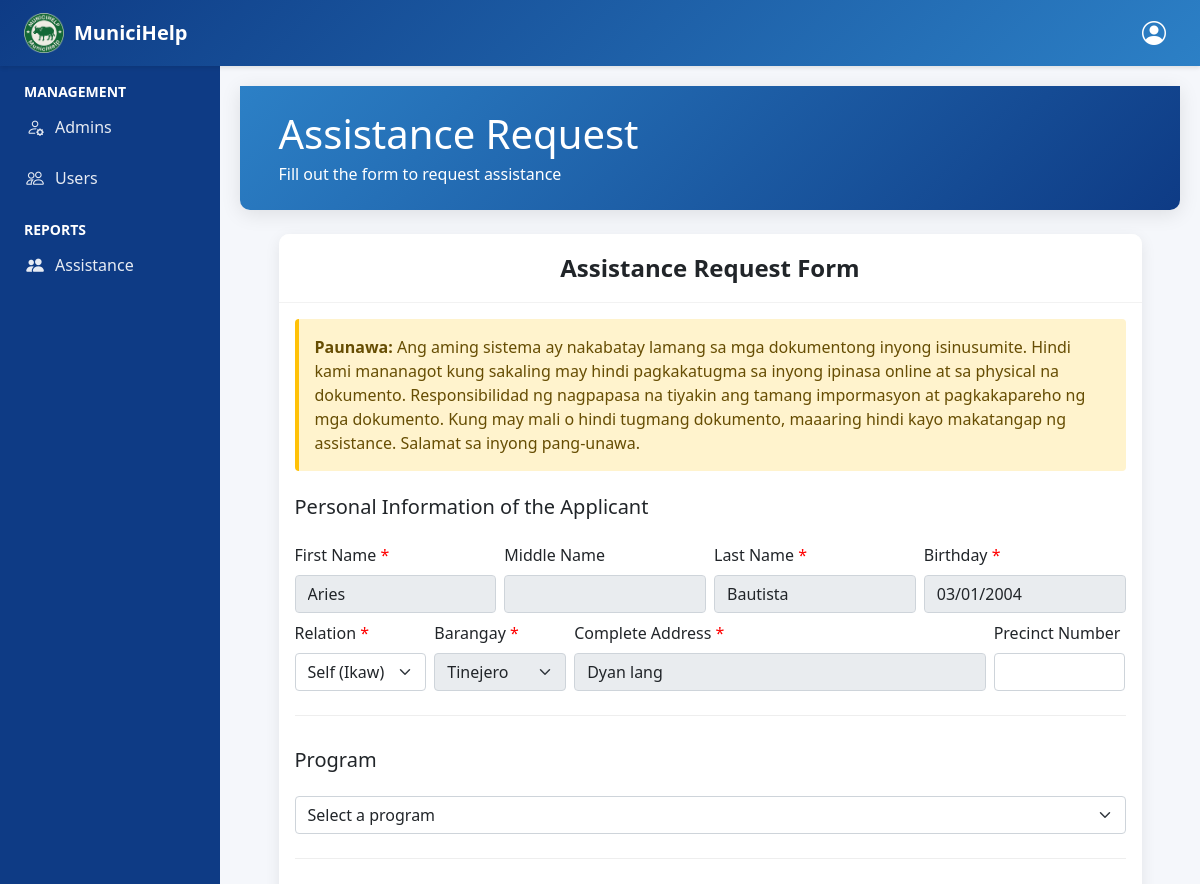
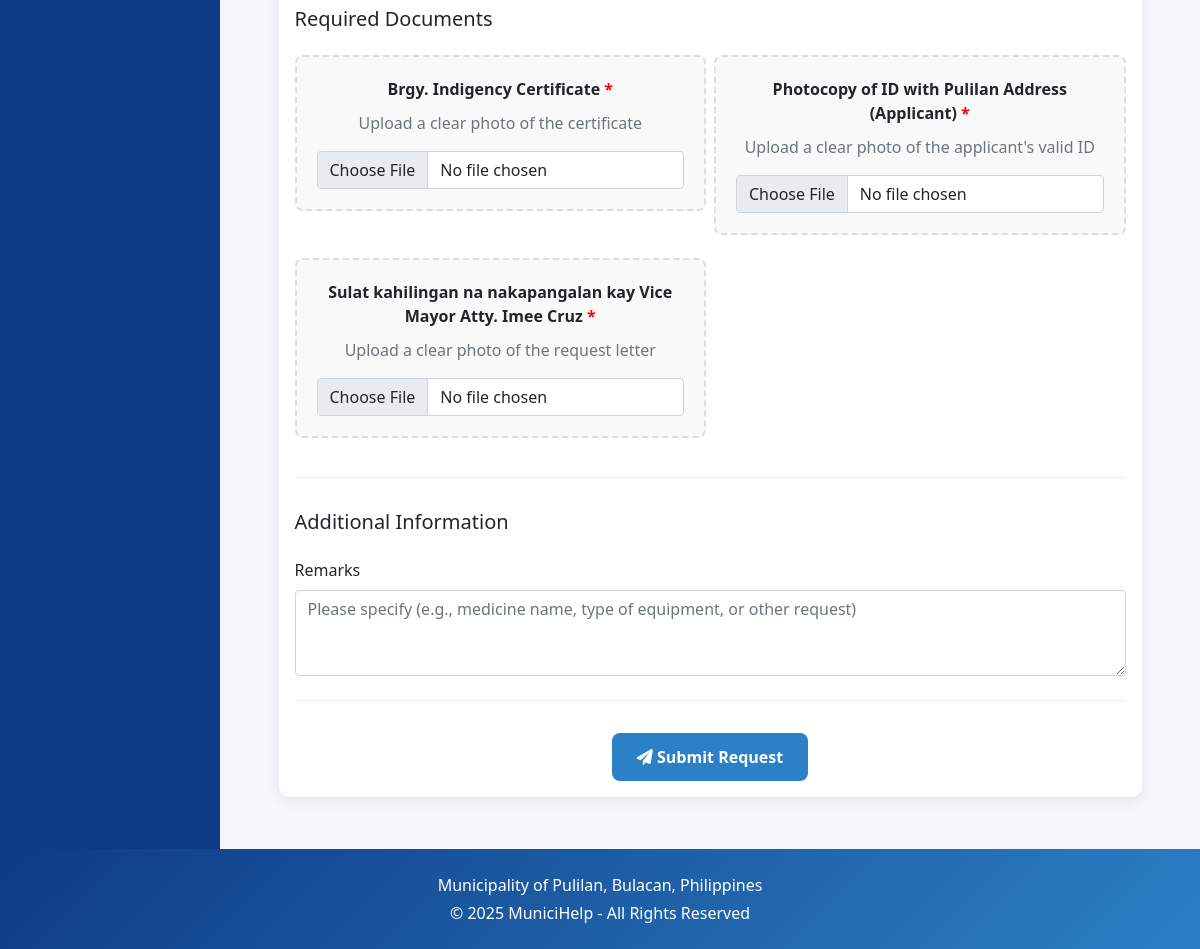
The app's page /vice_mayor/assistance/index.php (signed in) with its own data (2 pictures, top to bottom).
### tables this page shows
CREATE TABLE `users` (
  `id` int(11) NOT NULL AUTO_INCREMENT,
  `phone` varchar(13) NOT NULL COMMENT 'Format: +639XXXXXXXXX',
  `name` varchar(100) NOT NULL,
  `middle_name` varchar(100) DEFAULT NULL,
  `last_name` varchar(100) NOT NULL,
  `birthday` date DEFAULT NULL,
  `address` text DEFAULT NULL,
  `password_hash` varchar(255) NOT NULL,
  `otp_hash` varchar(255) DEFAULT NULL,
  `otp_expiry` datetime DEFAULT NULL,
  `is_verified` tinyint(1) NOT NULL DEFAULT 0,
  `created_at` timestamp NOT NULL DEFAULT current_timestamp(),
  `barangay_id` int(11) DEFAULT NULL,
  `department_id` int(11) DEFAULT NULL,
  `createdby_admin_id` int(11) DEFAULT NULL,
  PRIMARY KEY (`id`),
  UNIQUE KEY `phone` (`phone`)
);

CREATE TABLE `barangays` (
  `id` int(11) NOT NULL AUTO_INCREMENT,
  `name` varchar(50) NOT NULL,
  PRIMARY KEY (`id`)
);

### vice_mayor/assistance/index.php (the view, shortened to what this page needs)
<?php
require_once '../../includes/db.php';
$user_id = $_SESSION['user_id'];
$user_query = $conn->prepare("SELECT name, middle_name, last_name, birthday, address, barangay_id FROM users WHERE id = ?");
$user_query->bind_param("i", $user_id);
$user_query->execute();
$user_result = $user_query->get_result();
$user_data = $user_result->fetch_assoc();
$formatted_birthday = '';
if (!empty($user_data['birthday'])) {
    $formatted_birthday = date('Y-m-d', strtotime($user_data['birthday']));
}
include '../../includes/header.php';
$barangays = $conn->query("SELECT * FROM barangays ORDER BY name")->fetch_all(MYSQLI_ASSOC);
$family_relations = $conn->query("SELECT * FROM family_relations ORDER BY id")->fetch_all(MYSQLI_ASSOC);
?>
<!DOCTYPE html>
<html lang="en">
<head>
    <link href="https://cdn.jsdelivr.net/npm/bootstrap@5.1.3/dist/css/bootstrap.min.css" rel="stylesheet">
    <link rel="stylesheet" href="https://cdnjs.cloudflare.com/ajax/libs/font-awesome/6.0.0/css/all.min.css">
</head>
<body>
    <div class="dashboard-header">
        <div class="dashboard-container">
            <div class="d-flex justify-content-between align-items-center">
                <div>
                    <h1 class="mb-1">Assistance Request</h1>
                    <p class="mb-0">Fill out the form to request assistance</p>
                </div>
            </div>
        </div>
    </div>
    <div class="dashboard-container">
        <div class="request-form-card card">
            <div class="card-header">
                Assistance Request Form
            </div>
            <div class="card-body">
                <div class="alert-warning">
                    <strong>Paunawa:</strong> Ang aming sistema ay nakabatay lamang sa mga dokumentong inyong isinusumite. Hindi kami mananagot kung sakaling may hindi pagkakatugma sa inyong ipinasa online at sa physical na dokumento. Responsibilidad ng nagpapasa na tiyakin ang tamang impormasyon at pagkakapareho ng mga dokumento. Kung may mali o hindi tugmang dokumento, maaaring hindi kayo makatangap ng assistance. Salamat sa inyong pang-unawa.
                </div>
                <form id="requestForm" action="submit_request.php" method="POST" enctype="multipart/form-data">
<div class="form-section">
    <h5 class="mb-4">Personal Information of the Applicant</h5>
    <div class="row g-2">
        <div class="col-md-3">
            <label for="first_name" class="form-label required-field">First Name</label>
            <input type="text" class="form-control" id="first_name" name="first_name"
                   value="<?= htmlspecialchars($user_data['name'] ?? '') ?>" required>
        </div>
        <div class="col-md-3">
            <label for="middle_name" class="form-label">Middle Name</label>
            <input type="text" class="form-control" id="middle_name" name="middle_name"
                   value="<?= htmlspecialchars($user_data['middle_name'] ?? '') ?>">
        </div>
        <div class="col-md-3">
            <label for="last_name" class="form-label required-field">Last Name</label>
            <input type="text" class="form-control" id="last_name" name="last_name"
                   value="<?= htmlspecialchars($user_data['last_name'] ?? '') ?>" required>
        </div>
        <div class="col-md-3">
            <label for="birthday" class="form-label required-field">Birthday</label>
            <input type="date" class="form-control" id="birthday" name="birthday"
                   value="<?= htmlspecialchars($formatted_birthday) ?>" required>
        </div>
        <div class="col-md-2">
            <label for="family_relation" class="form-label required-field">Relation</label>
            <select class="form-select" id="family_relation" name="family_relation_id" required>
                <?php foreach ($family_relations as $relation): ?>
                    <option value="<?= $relation['id'] ?>" <?= ($relation['id'] == 1) ? 'selected' : '' ?>>
                        <?= htmlspecialchars($relation['english_term']) ?> (<?= htmlspecialchars($relation['filipino_term']) ?>)
                    </option>
                <?php endforeach; ?>
            </select>
        </div>
        <div class="col-md-2">
            <label for="barangay" class="form-label required-field">Barangay</label>
            <select class="form-select" id="barangay" name="barangay_id" required>
                <?php foreach ($barangays as $barangay): ?>
                    <option value="<?= $barangay['id'] ?>"
                        <?= ($barangay['id'] == $user_data['barangay_id']) ? 'selected' : '' ?>>
                        <?= htmlspecialchars($barangay['name']) ?>
                    </option>
                <?php endforeach; ?>
            </select>
        </div>
        <div class="col-md-6">
            <label for="complete_address" class="form-label required-field">Complete Address</label>
            <input type="text" class="form-control" id="complete_address" name="complete_address"
                   value="<?= htmlspecialchars($user_data['address'] ?? '') ?>" required>
        </div>
        <div class="col-md-2">
            <label for="precint_number" class="form-label">Precinct Number</label>
            <input type="text" class="form-control" id="precint_number" name="precint_number">
        </div>
    </div>
</div>
                    <div class="form-section">
                        <h5 class="mb-4">Program</h5>
                        <div class="row g-3">
                            <div class="col-md-12">
                                <select class="form-select" id="program" name="assistance_id" required>
                                    <option value="" selected disabled>Select a program</option>
                                </select>
                            </div>
                        </div>
                    </div>
                    <div class="form-section">
                        <h5 class="mb-4">Required Documents</h5>
                        <div class="row g-2">
                            <div class="col-md-6">
                                <div class="file-upload-container">
                                    <label for="indigencyCert" class="file-upload-label required-field">Brgy. Indigency Certificate</label>
                                    <p class="text-muted">Upload a clear photo of the certificate</p>
                                    <input type="file" class="form-control" id="indigencyCert" name="indigency_cert" accept="image/*,.pdf" required>
                                </div>
                            </div>
                            <div class="col-md-6">
                                <div class="file-upload-container">
                                    <label for="idCopy" class="file-upload-label required-field">Photocopy of ID with Pulilan Address (Applicant)</label>
                                    <p class="text-muted">Upload a clear photo of the applicant's valid ID</p>
                                    <input type="file" class="form-control" id="idCopy" name="id_copy" accept="image/*,.pdf" required>
                                </div>
                            </div>
                            <div class="col-md-6">
                                <div class="file-upload-container">
                                    <label for="requestLetter" class="file-upload-label required-field">Sulat kahilingan na nakapangalan kay Vice Mayor Atty. Imee Cruz</label>
                                    <p class="text-muted">Upload a clear photo of the request letter</p>
                                    <input type="file" class="form-control" id="requestLetter" name="request_letter" accept="image/*,.pdf" required>
                                </div>
                            </div>
                        </div>
                    </div>
                    <div class="form-section">
    <h5 class="mb-4">Additional Information</h5>
    <div class="row g-2">
        <div class="col-md-12">
            <label for="remarks" class="form-label">Remarks</label>
            <textarea class="form-control" id="remarks" name="remarks" rows="3"
                      placeholder="Please specify (e.g., medicine name, type of equipment, or other request)"></textarea>
        </div>
    </div>
</div>
                    <div class="text-center mt-4">
                        <button type="submit" class="btn btn-submit">
                            <i class="fas fa-paper-plane"></i> Submit Request
                        </button>
                    </div>
                </form>
            </div>
        </div>
    </div>
    <?php include '../../includes/footer.php'; ?>
</body>
</html>

### assets/css/styles.css (style rules this page uses)
:root { --munici-green: #0E3B85; --munici-green-light: #2C80C6; }
.form-control { max-width: 100%; padding: 0.5rem 0.75rem; }

### includes/header.php (style rules this page uses)
:root { --munici-green-dark: #0E3B85; --munici-green-light: #2C80C6; --munici-green: #42A5F5; --munici-green-light-bg: #E3F2FD; --pending: #FFC107; --approved: #28A745; --completed: #4361ee; --emerggency: #D32F2F; --light-color: #f8f9fa; --dark-color: #212529; }
body { display: flex; flex-direction: column; min-height: 100vh; background-color: #f5f7fb; font-family: 'Segoe UI', Tahoma, Geneva, Verdana, sans-serif; }
.dashboard-header { background: linear-gradient(135deg, var(--munici-green), var(--munici-green-dark)); color: white; padding: 1.5rem 0; margin-bottom: 1.5rem; border-radius: 0 0 10px 10px; box-shadow: 0 4px 20px rgba(0, 0, 0, 0.1); }

### vice_mayor/assistance/index.php (style rules this page uses)
:root { --munici-green: #2C80C6; --munici-green-light: #42A5F5; --pending: #FFC107; --approved: #28A745; --completed: #4361ee; --declined: #DC3545; --cancelled: #6C757D; --light-color: #f8f9fa; --dark-color: #212529; }
body { background-color: #f5f7fb; font-family: 'Segoe UI', Tahoma, Geneva, Verdana, sans-serif; }
.dashboard-container { width: 95%; max-width: 1800px; margin: 0 auto; padding: 0 15px; }
.dashboard-header { background: linear-gradient(135deg, var(--munici-green), #0E3B85); color: white; padding: 1.5rem 0; margin-bottom: 1.5rem; border-radius: 0 0 10px 10px; box-shadow: 0 4px 20px rgba(0, 0, 0, 0.1); }
.request-form-card { border-radius: 10px; box-shadow: 0 4px 15px rgba(0, 0, 0, 0.08); border: none; margin-bottom: 2rem; width: 100%; }
.request-form-card .card-header { text-align: center; background-color: white; border-bottom: 1px solid rgba(0, 0, 0, 0.05); font-weight: 600; font-size: 1.5rem; padding: 1rem 1.5rem; border-radius: 10px 10px 0 0 !important; }
.form-section { margin-bottom: 2rem; padding-bottom: 1.5rem; border-bottom: 1px solid #eee; }
.btn-submit { background-color: var(--munici-green); color: white; padding: 12px 25px; font-weight: 600; border: none; transition: all 0.3s; border-radius: 8px; }
.required-field::after { content: " *"; color: red; }
.alert-warning { background-color: #fff3cd; border-left: 4px solid #ffc107; border-radius: 4px; padding: 1rem; margin-bottom: 1.5rem; }
.file-upload-container { border: 2px dashed #ddd; padding: 20px; border-radius: 8px; text-align: center; margin-bottom: 15px; background-color: #f9f9f9; }
.file-upload-label { display: block; margin-bottom: 10px; font-weight: 600; }
.disabled-field { background-color: #f8f9fa; opacity: 1; }

### records on screen
users: first_name "Aries", last_name "Bautista", birthday "03/01/2004", barangay_id "Tinejero", complete_address "Dyan lang"

### other values on screen
form field family_relation_id "Self (Ikaw)"
